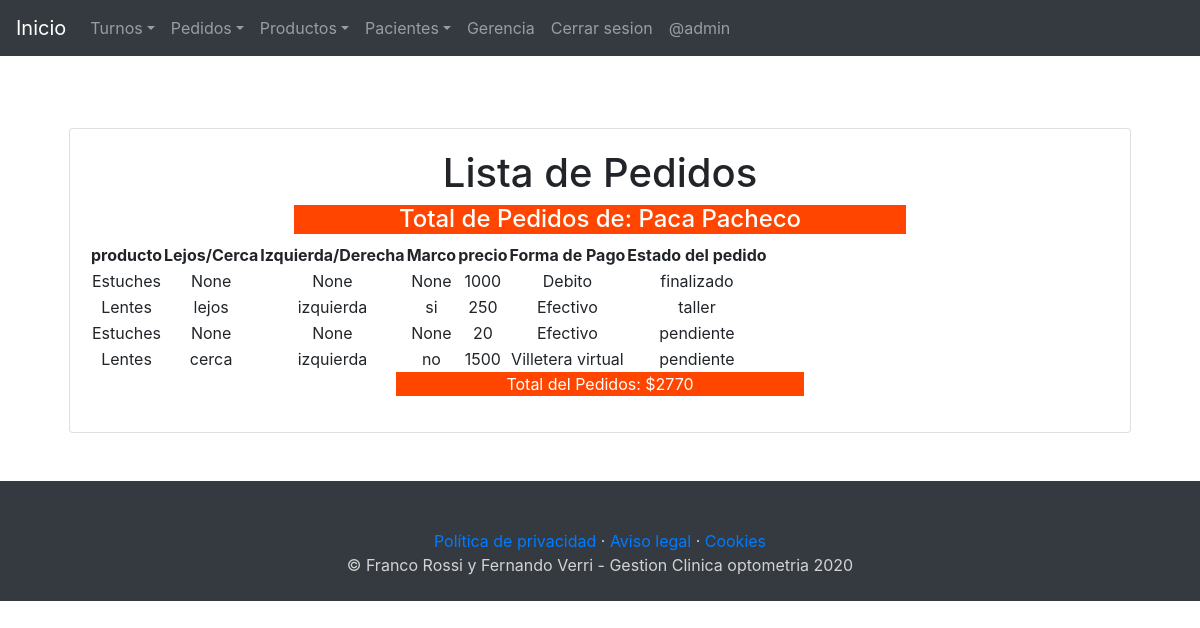
/listar_pedidos/pedidosXpaciente/12/ (signed in), run on the app's committed database.
### clinicaApp/models.py (models this page shows)
class Paciente(models.Model):
    nombre=models.CharField(max_length=50)
    apellido=models.CharField(max_length=50)
    doctor=models.ForeignKey(Medico, on_delete=CASCADE, related_name='medico',null=True, blank=True)
    creado=models.DateTimeField(auto_now_add=True)
    ultima_visita=models.DateTimeField(auto_now=True)
    def __str__(self):
        return f'{self.nombre} {self.apellido}'
    class Meta:
        verbose_name='paciente'
        verbose_name_plural='pacientes'

class Pedido(models.Model):
    paciente=models.ForeignKey(Paciente, on_delete=CASCADE,blank=True, null=True)
    producto=models.ForeignKey(Producto, on_delete=CASCADE)
    vendedor=models.ForeignKey(Vendedor, on_delete=CASCADE,blank=True, null=True)
    fecha_pedido=models.DateField(auto_now_add=True,null=True)
    tipo=(
        ('cerca',('cerca')),
        ('lejos',('lejos')),
    )
    Cerca_o_Lejos = models.CharField(choices=tipo, default='',max_length=20, blank=True, null=True)
    lado=(
        ('izquierda',('izquierda')),
        ('derecha',('derecha')),
    )
    Derecha_o_Izquierda = models.CharField(choices=lado, default='',max_length=20, blank=True, null=True)
    marco=(
        ('si',('si')),
        ('no',('no')),
    )
    Marco = models.CharField(choices=marco, default='',max_length=20, blank=True, null=True)
    estado =(
        ('pendiente',('Pendiente')),
        ('taller',('Taller')),
        ('pedido',('Pedido')),
        ('finalizado',('Finalizado')),
        )
    estado_del_pedido = models.CharField(choices=estado, default='pendiente',max_length=50,blank=True,null=True)
    precio=models.IntegerField(null=True, blank=True)
    formaDePago=(
        ('Credito',('Credito')),
        ('Debito',('Debito')),
        ('Villetera virtual',('Billetera virtual')),
        ('Efectivo',('Efectivo')),
    )
    forma_de_Pago=models.CharField(choices=formaDePago, default='Efectivo', max_length=50,blank=True,null=True)
    class Meta:
        verbose_name='pedido'
        verbose_name_plural='pedidos'

class Producto(models.Model):
    nombre=models.CharField(max_length=50)
    def __str__(self):
        return self.nombre

### clinicaApp/views.py (the view)
# urls.py: path('listar_pedidos/pedidosXpaciente/<int:paciente_id>/', views.pedidosXpaciente, name='pedidosXpaciente'),
@permission_required('clinicaApp.view_pedido')
def pedidosXpaciente(request,paciente_id):
    pedidoPaciente=Paciente.objects.get(id=paciente_id)
    pedidos=Pedido.objects.filter(paciente=pedidoPaciente)
    total = Pedido.objects.filter(paciente=pedidoPaciente).aggregate(Sum('precio'))
    return render(request,'clinicaApp/pedidosXpaciente.html', {
        'pedidoPaciente': pedidoPaciente,'pedidos':pedidos, 'total':total, })

### clinicaApp/templates/clinicaApp/pedidosXpaciente.html (shortened to what this page needs)
{% extends 'clinicaApp/base.html' %} {% load static %}
{% block contenido %}
{% load crispy_forms_tags %}
<div class="card">
    <div class="card-body">
        <h1>Lista de Pedidos</h1>
        <section>
            <div style="width: 60%; background-color: orangered; margin:auto;text-align: center; color:white;">
                    <h4>Total de Pedidos de: {{pedidoPaciente}}</h4>
            </div>
        </section>
        <table class="table-responsive">
            <thead>
                <tr>
                    <th scope="col">producto</th>
                    <th scope="col">Lejos/Cerca</th>
                    <th scope="col">Izquierda/Derecha</th>
                    <th scope="col">Marco</th>
                    {% if perms.clinicaApp.view_precio %}
                    <th scope="col">precio</th>
                    {% endif %}
                    <th scope="col">Forma de Pago</th>
                    <th scope="col">Estado del pedido</th>
                </tr>
            </thead>
            {% for p in pedidos %}
            <tbody>
                <tr>
                    <td>{{p.producto}}</td>
                    <td>{{p.Cerca_o_Lejos}}</td>
                    <td>{{p.Derecha_o_Izquierda}}</td>
                    <td>{{p.Marco}}</td>
                    {% if perms.clinicaApp.view_precio %}
                    <td>{{p.precio}}</td>
                    {% endif %}
                    <td>{{p.forma_de_Pago}}</td>
                    <td>{{p.estado_del_pedido}}</td>
                </tr>
            </tbody>
            {% endfor %}
        </table>
        <section>
            <div style="width: 40%; background-color: orangered; margin:auto;text-align: center; color:white;">
                {% if perms.clinicaApp.view_precio %}
                <p>Total del Pedidos: ${{total.precio__sum}}</p>
                {% endif %}
            </div>
        </section>
        {% endblock %}

### clinicaApp/templates/clinicaApp/base.html (shortened to what this page needs)
{% load static %}
<!doctype html>
<html lang="es-ar">
<head>
    <link href="{% static 'css/bootstrap.min.css' %}" rel="stylesheet">
    <link href="{% static 'css/starter-template.css' %}" rel="stylesheet">
</head>
<body>
    <nav class="navbar navbar-expand-md navbar-dark bg-dark fixed-top">
        <a class="navbar-brand" href="{% url 'index' %}">Inicio</a>
        <div class="collapse navbar-collapse" id="navbarsExampleDefault">
            <ul class="navbar-nav mr-auto">
                {% if perms.clinicaApp.view_turno %}
                <li class="nav-item dropdown">
                    <a class="nav-link dropdown-toggle" data-toggle="dropdown" href="#" role="button"
                        aria-haspopup="true" aria-expanded="false">Turnos</a>
                </li>
                {% endif %}
                <li class="nav-item dropdown">
                    <a class="nav-link dropdown-toggle" data-toggle="dropdown" href="#" role="button"
                        aria-haspopup="true" aria-expanded="false">Pedidos</a>
                </li>
                <li class="nav-item dropdown">
                    <a class="nav-link dropdown-toggle" data-toggle="dropdown" href="#" role="button"
                        aria-haspopup="true" aria-expanded="false">Productos</a>
                </li>
                <li class="nav-item dropdown">
                    <a class="nav-link dropdown-toggle" data-toggle="dropdown" href="#" role="button"
                        aria-haspopup="true" aria-expanded="false">Pacientes</a>
                </li>
                <li class="nav-item dropdown">
                    <a class="nav-link dropdown" href="{% url 'gerencia'%}" role="button" aria-haspopup="true"
                        aria-expanded="false">Gerencia</a>
                </li>
                {% if user.is_authenticated %}
                <li class="nav-item dropdown">
                    <a class="nav-link dropdown" href="{% url 'logout'%}" role="button" aria-haspopup="true"
                        aria-expanded="false">Cerrar sesion</a>
                </li>
                <li class="nav-item dropdown">
                    <a class="nav-link dropdown" role="button" aria-haspopup="true"
                        aria-expanded="false">@{{ user.username }}</a>
                </li>
                {% else %}
                <li class="nav-item dropdown">
                    <a class="nav-link dropdown" href="{% url 'login'%}" role="button" aria-haspopup="true"
                        aria-expanded="false">Iniciar sesion</a>
                </li>
                {% endif %}
            </ul>
        </div>
    </nav>
    <main role="main" class="container">
        <div class="starter-template">
            {% block contenido %}
            {% endblock %}
        </div>
    </main>
    <footer class="bg-dark p-4" style="padding-top: 80%;" >
        <div class="text-center">
        <br>
        <div class="container">
			<p class="m-0 mbt">
				<a href="sample.html" class="link">Política de privacidad</a> ·
				<a href="sample.html" class="link">Aviso legal</a> ·
				<a href="sample.html" class="link">Cookies</a>
			</p>
			<p class="m-0 mbt1">&copy; Franco Rossi y Fernando Verri - Gestion Clinica optometria 2020</p>
		</div>
        </div>
    </footer>
</body>
</html>

### clinicaApp/static/css/starter-template.css (style rules this page uses)
body { padding-top: 5rem; background: url('../img/optica.jpg'); background-position: center; background-repeat: no-repeat; background-size: cover; }
.starter-template { padding: 3rem 1.5rem; text-align: center; }
footer { align-content: center; text-align: center; color: lightgray; }

### clinicaApp/templates/clinicaApp/base.html (style rules this page uses)
body { padding-top: 5rem; }
.starter-template { padding: 3rem 1.5rem; text-align: center; }

### data on the page
Paciente: nombre+apellido "Paca Pacheco"
Pedido: producto "Estuches", Cerca_o_Lejos "None", Derecha_o_Izquierda "None", Marco "None", precio "1000", forma_de_Pago "Debito", estado_del_pedido "finalizado"
Pedido: producto "Lentes", Cerca_o_Lejos "lejos", Derecha_o_Izquierda "izquierda", Marco "si", precio "250", forma_de_Pago "Efectivo", estado_del_pedido "taller"
Pedido: producto "Estuches", Cerca_o_Lejos "None", Derecha_o_Izquierda "None", Marco "None", precio "20", forma_de_Pago "Efectivo", estado_del_pedido "pendiente"
Pedido: producto "Lentes", Cerca_o_Lejos "cerca", Derecha_o_Izquierda "izquierda", Marco "no", precio "1500", forma_de_Pago "Villetera virtual", estado_del_pedido "pendiente"

### other printed values
{{ user.username }} "admin"
{{ total.precio__sum }} "2770"
